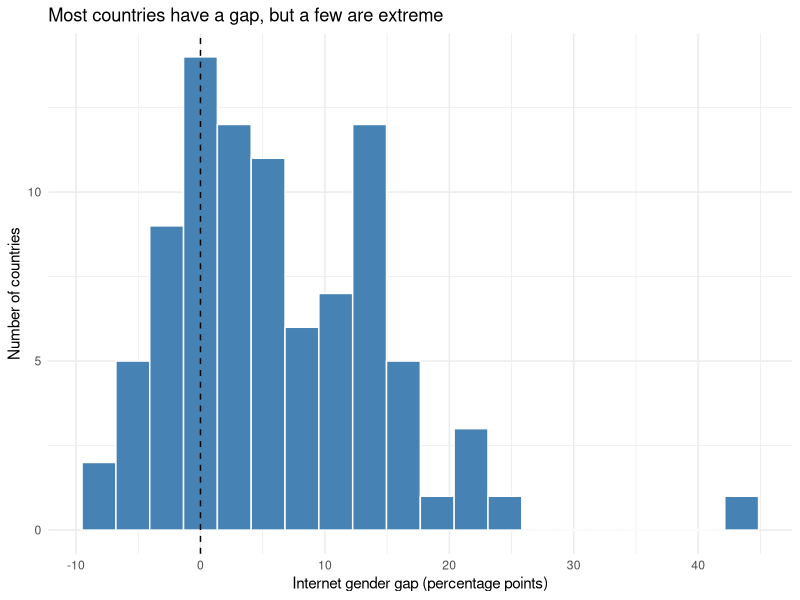

Source code (R):
## ---- chunk 1
knitr::opts_chunk$set(echo = TRUE, message = FALSE, warning = FALSE)
## ---- chunk 2
library(tidyverse)

data <- read_csv("data_clean/analysis_data.csv", show_col_types = FALSE)

dim(data)
## ---- chunk 3
data %>%
  select(country, internet_women, internet_men, gap_diff, flfp) %>%
  head(5)
## ---- chunk 4
summary(data$gap_diff)

summary(data$gdp_pc_ppp)

summary(data$flfp)

summary(data$sec_enroll_fem_gross)
## ---- chunk 5
colSums(is.na(data))
## ---- chunk 6
data %>%
  filter(is.na(sec_enroll_fem_gross)) %>%
  select(country)
## ---- chunk 7
data %>%
  filter(is.na(sec_enroll_fem_gross)) %>%
  summarise(mean_gap = mean(gap_diff))
## ---- chunk 8
ggplot(data, aes(x = gap_diff)) +
  geom_histogram(bins = 20, fill = "steelblue", colour = "white") +
  geom_vline(xintercept = 0, linetype = "dashed") +
  labs(title = "Most countries have a gap, but a few are extreme",
       x = "Internet gender gap (percentage points)",
       y = "Number of countries") +
  theme_minimal()
